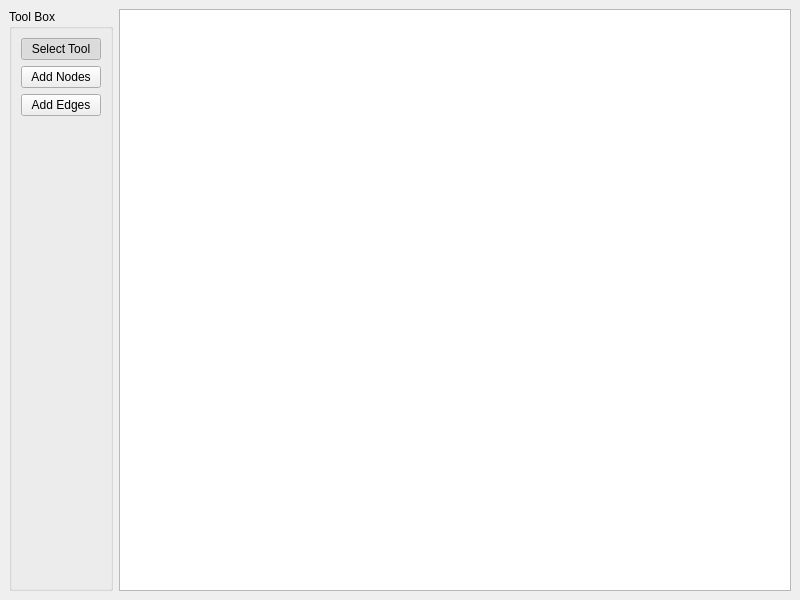
<?xml version="1.0" encoding="UTF-8"?>
<ui version="4.0">
 <class>MainWindow</class>
 <widget class="QMainWindow" name="MainWindow">
  <property name="geometry">
   <rect>
    <x>0</x>
    <y>0</y>
    <width>800</width>
    <height>600</height>
   </rect>
  </property>
  <property name="minimumSize">
   <size>
    <width>300</width>
    <height>300</height>
   </size>
  </property>
  <property name="windowTitle">
   <string>Grafeo</string>
  </property>
  <widget class="QWidget" name="centralwidget">
   <layout class="QHBoxLayout" name="horizontalLayout">
    <item>
     <widget class="QGroupBox" name="groupBox">
      <property name="sizePolicy">
       <sizepolicy hsizetype="Minimum" vsizetype="Preferred">
        <horstretch>0</horstretch>
        <verstretch>0</verstretch>
       </sizepolicy>
      </property>
      <property name="title">
       <string>Tool Box</string>
      </property>
      <layout class="QVBoxLayout" name="verticalLayout">
       <item>
        <widget class="QPushButton" name="selectButton">
         <property name="text">
          <string>Select Tool</string>
         </property>
         <property name="checkable">
          <bool>true</bool>
         </property>
         <property name="checked">
          <bool>true</bool>
         </property>
         <property name="autoExclusive">
          <bool>true</bool>
         </property>
        </widget>
       </item>
       <item>
        <widget class="QPushButton" name="nodesButton">
         <property name="text">
          <string>Add Nodes</string>
         </property>
         <property name="checkable">
          <bool>true</bool>
         </property>
         <property name="autoExclusive">
          <bool>true</bool>
         </property>
        </widget>
       </item>
       <item>
        <widget class="QPushButton" name="edgesButton">
         <property name="text">
          <string>Add Edges</string>
         </property>
         <property name="checkable">
          <bool>true</bool>
         </property>
         <property name="autoExclusive">
          <bool>true</bool>
         </property>
        </widget>
       </item>
       <item>
        <spacer name="verticalSpacer">
         <property name="orientation">
          <enum>Qt::Vertical</enum>
         </property>
         <property name="sizeHint" stdset="0">
          <size>
           <width>20</width>
           <height>40</height>
          </size>
         </property>
        </spacer>
       </item>
      </layout>
     </widget>
    </item>
    <item>
     <widget class="QGraphicsView" name="graphicsView">
      <property name="renderHints">
       <set>QPainter::Antialiasing|QPainter::TextAntialiasing</set>
      </property>
      <property name="cacheMode">
       <set>QGraphicsView::CacheBackground</set>
      </property>
      <property name="resizeAnchor">
       <enum>QGraphicsView::AnchorViewCenter</enum>
      </property>
      <property name="viewportUpdateMode">
       <enum>QGraphicsView::FullViewportUpdate</enum>
      </property>
     </widget>
    </item>
   </layout>
  </widget>
 </widget>
 <resources/>
 <connections/>
</ui>
